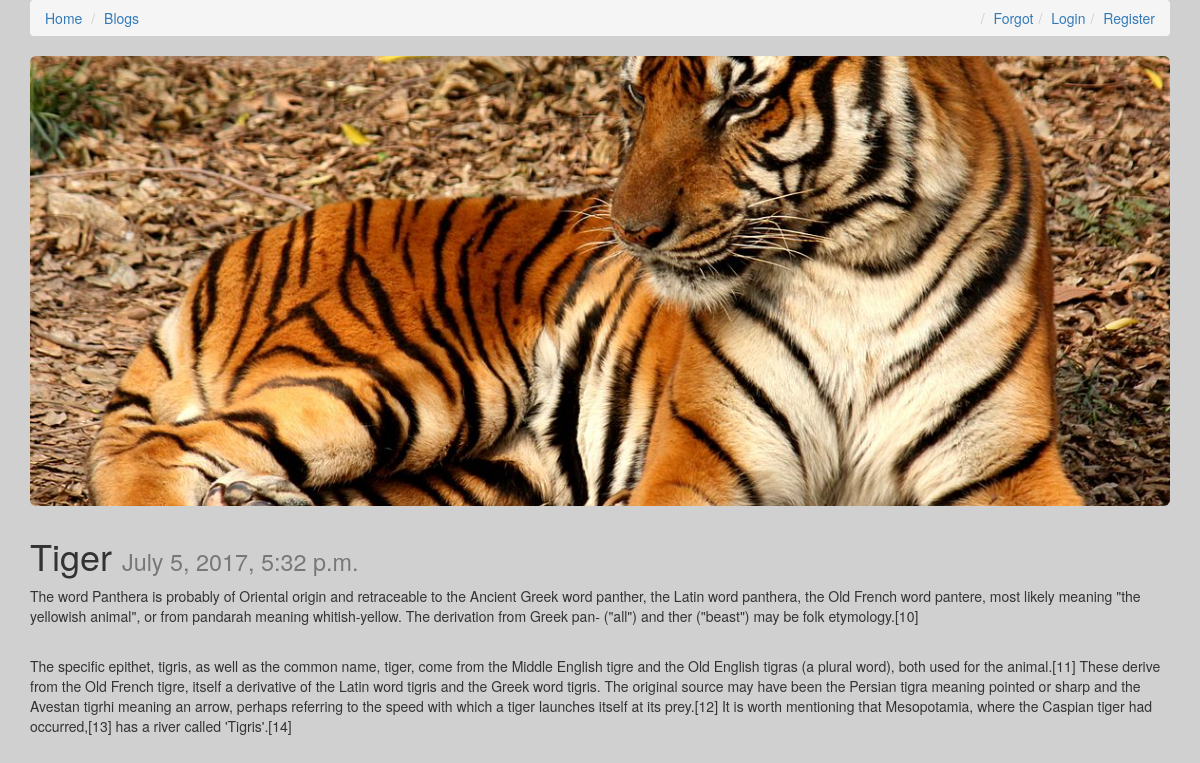
/tiger/, run on the app's committed database.
### blogs/models.py (models this page shows, shortened)
class Post(models.Model):
	title = models.CharField(max_length=120)
	slug = models.SlugField(unique=True)
	image = models.ImageField(upload_to = upload_location,null=True,blank=True,width_field="width_field",height_field="height_field")
	height_field = models.IntegerField(default=0)
	width_field = models.IntegerField(default=0)
	content = models.TextField()
	updated = models.DateTimeField(auto_now=True,auto_now_add=False)
	timestamp = models.DateTimeField(auto_now=False,auto_now_add=True)

### blogs/views.py (the view)
# urls.py: url(r'^(?P<slug>[\w-]+)/$',views.details,name="detail"),
def details(request,slug=None):
	instance = get_object_or_404(Post,slug=slug)
	context = {
		"name":"Not logged In",
		"instance":instance
	}
	return render(request,"blogs/detail.html",context)

### templates/blogs/detail.html (shortened to what this page needs)
{% extends "blogs/base.html" %}
{% load markdown_deux_tags %}
{% block content %}
<div class="blog_img" class="col-sm-6 col-sm-offset-3">
    {% if instance.image %}
		<div class="jumbotron" style="
	    background-image: url({{instance.image.url}});
	    height: 450px;background-size: cover;background-position: center center;">
		</div>
	{% endif %}
	<h1>{{instance.title}} <small>{{instance.timestamp}}</small></h1>
	{{instance.content|markdown|linebreaks}}
</div>
<div class="col-sm-6 col-sm-offset-3 fb-comments" data-href="{{request.build_absolute_uri}}" data-numposts="5"></div>
{% endblock content %}

### templates/blogs/base.html (shortened to what this page needs)
{% load static %}
<!DOCTYPE html>
<html>
<head>
	<link rel="stylesheet" href="https://maxcdn.bootstrapcdn.com/bootstrap/3.3.7/css/bootstrap.min.css">
	<link rel="stylesheet" type="text/css" href="{% static "css/style.css" %}">
</head>
<body>
<div class="container">
  <ol class="breadcrumb">
    <li><a href="{% url 'login' %}">Home</a></li>
    <li><a href="{% url 'home' %}">Blogs</a></li>
    {% if not request.user.is_authenticated %}
      <li class="pull-right"><a href="{% url 'register' %}">Register</a></li>
      <li class="pull-right"><a href="{% url 'login' %}">Login</a></li>
      <li class="pull-right"><a href="{% url 'forgot' %}">Forgot</a></li>
    {% else %}
      <li class="pull-right"><a href="{% url 'logout' %}">Logout</a></li>
      <li class="pull-right"><a href="">{{request.user.get_username}}</a></li>
    {% endif %}
  </ol>
{% block content %}
{% endblock content %}
</div>
</body>
</html>

### blogs/static/css/style.css (style rules this page uses)
body { background-color: #d0d0d0; }

### data on the page
Post: image (picture), title "Tiger", timestamp "July 5, 2017, 5:32 p.m.", content "The word Panthera is probably of Oriental origin and retraceable to the Ancient Greek word panther, the Latin word panthera, the Old French word pantere, most likely meaning \"the yellowish animal\", or from pandarah meaning whitish-yellow. The derivation from Greek pan- (\"all\") and ther (\"beast\") may be folk etymology.[10] The specific epithet, tigris, as well as the common name, tiger, come from the Middle English tigre and the Old English tigras (a plural word), both used for the animal.[11] These derive from the Old French tigre, itself a derivative of the Latin word tigris and the Greek word tigris. The original source may have been the Persian tigra meaning pointed or sharp and the…"
